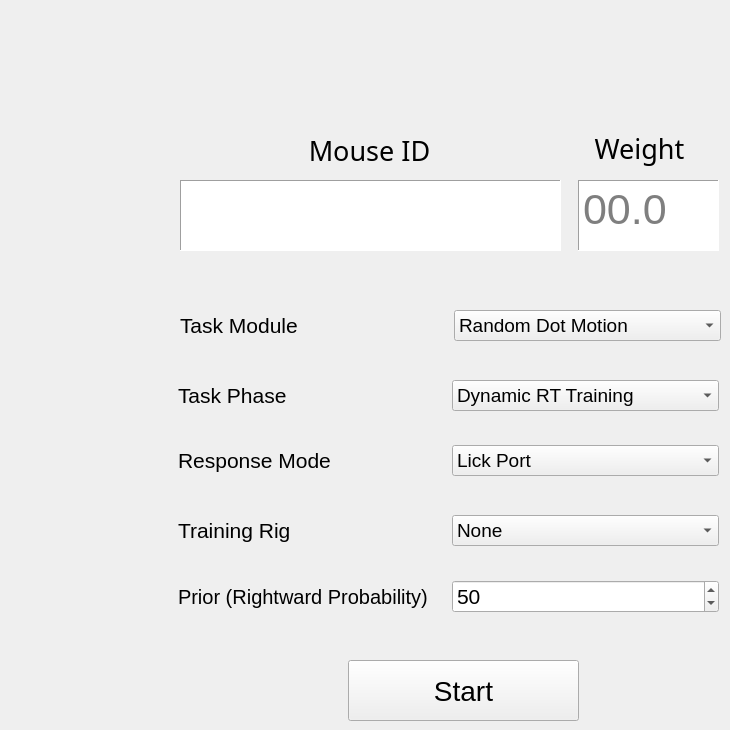
    <widget class="QWidget" name="control_panel">
     <attribute name="title">
      <string>Control Panel</string>
     </attribute>
     <widget class="QPushButton" name="start_experiment">
      <property name="enabled">
       <bool>true</bool>
      </property>
      <property name="geometry">
       <rect>
        <x>348</x>
        <y>660</y>
        <width>231</width>
        <height>61</height>
       </rect>
      </property>
      <property name="font">
       <font>
        <pointsize>21</pointsize>
       </font>
      </property>
      <property name="text">
       <string>Start</string>
      </property>
     </widget>
     <widget class="QLabel" name="label_5">
      <property name="geometry">
       <rect>
        <x>578</x>
        <y>125</y>
        <width>123</width>
        <height>47</height>
       </rect>
      </property>
      <property name="font">
       <font>
        <family>Segoe Print</family>
        <pointsize>20</pointsize>
       </font>
      </property>
      <property name="text">
       <string>Weight</string>
      </property>
      <property name="alignment">
       <set>Qt::AlignCenter</set>
      </property>
     </widget>
     <widget class="QWidget" name="layoutWidget_2">
      <property name="geometry">
       <rect>
        <x>178</x>
        <y>515</y>
        <width>541</width>
        <height>31</height>
       </rect>
      </property>
      <layout class="QHBoxLayout" name="horizontalLayout_5">
       <item>
        <widget class="QLabel" name="label_7">
         <property name="font">
          <font>
           <pointsize>16</pointsize>
          </font>
         </property>
         <property name="text">
          <string>Training Rig</string>
         </property>
        </widget>
       </item>
       <item>
        <widget class="QComboBox" name="training_rig">
         <property name="font">
          <font>
           <pointsize>14</pointsize>
          </font>
         </property>
         <property name="currentIndex">
          <number>0</number>
         </property>
         <property name="maxVisibleItems">
          <number>15</number>
         </property>
         <item>
          <property name="text">
           <string>None</string>
          </property>
         </item>
         <item>
          <property name="text">
           <string>Rig 1</string>
          </property>
         </item>
         <item>
          <property name="text">
           <string>Rig 2</string>
          </property>
         </item>
         <item>
          <property name="text">
           <string>Rig 3</string>
          </property>
         </item>
         <item>
          <property name="text">
           <string>RIg 4</string>
          </property>
         </item>
        </widget>
       </item>
      </layout>
     </widget>
     <widget class="QWidget" name="layoutWidget_3">
      <property name="geometry">
       <rect>
        <x>178</x>
        <y>445</y>
        <width>541</width>
        <height>31</height>
       </rect>
      </property>
      <layout class="QHBoxLayout" name="horizontalLayout_3">
       <item>
        <widget class="QLabel" name="label_4">
         <property name="font">
          <font>
           <pointsize>16</pointsize>
          </font>
         </property>
         <property name="text">
          <string>Response Mode</string>
         </property>
        </widget>
       </item>
       <item>
        <widget class="QComboBox" name="responseModality">
         <property name="font">
          <font>
           <pointsize>14</pointsize>
          </font>
         </property>
         <property name="currentIndex">
          <number>0</number>
         </property>
         <property name="maxVisibleItems">
          <number>15</number>
         </property>
         <item>
          <property name="text">
           <string>Lick Port</string>
          </property>
         </item>
         <item>
          <property name="text">
           <string>Wheel</string>
          </property>
         </item>
        </widget>
       </item>
      </layout>
     </widget>
     <widget class="QWidget" name="layoutWidget_4">
      <property name="geometry">
       <rect>
        <x>178</x>
        <y>580</y>
        <width>541</width>
        <height>33</height>
       </rect>
      </property>
      <layout class="QHBoxLayout" name="horizontalLayout_6">
       <item>
        <widget class="QLabel" name="label_6">
         <property name="font">
          <font>
           <pointsize>15</pointsize>
          </font>
         </property>
         <property name="text">
          <string>Prior (Rightward Probability)</string>
         </property>
        </widget>
       </item>
       <item>
        <widget class="QSpinBox" name="rightPrior">
         <property name="font">
          <font>
           <pointsize>16</pointsize>
          </font>
         </property>
         <property name="maximum">
          <number>100</number>
         </property>
         <property name="singleStep">
          <number>1</number>
         </property>
         <property name="value">
          <number>50</number>
         </property>
        </widget>
       </item>
      </layout>
     </widget>
     <widget class="QWidget" name="layoutWidget_5">
      <property name="geometry">
       <rect>
        <x>178</x>
        <y>380</y>
        <width>541</width>
        <height>31</height>
       </rect>
      </property>
      <layout class="QHBoxLayout" name="horizontalLayout_2">
       <item>
        <widget class="QLabel" name="label_2">
         <property name="font">
          <font>
           <pointsize>16</pointsize>
          </font>
         </property>
         <property name="text">
          <string>Task Phase</string>
         </property>
        </widget>
       </item>
       <item>
        <widget class="QComboBox" name="trainingPhase">
         <property name="font">
          <font>
           <pointsize>14</pointsize>
          </font>
         </property>
         <property name="currentIndex">
          <number>0</number>
         </property>
         <property name="maxVisibleItems">
          <number>15</number>
         </property>
         <item>
          <property name="text">
           <string>Dynamic RT Training</string>
          </property>
         </item>
         <item>
          <property name="text">
           <string>Burst Experiment</string>
          </property>
         </item>
         <item>
          <property name="text">
           <string>Prior Experiment</string>
          </property>
         </item>
         <item>
          <property name="text">
           <string>+ Add Program</string>
          </property>
         </item>
        </widget>
       </item>
      </layout>
     </widget>
     <widget class="QTextEdit" name="subject_weight">
      <property name="geometry">
       <rect>
        <x>578</x>
        <y>180</y>
        <width>141</width>
        <height>71</height>
       </rect>
      </property>
      <property name="minimumSize">
       <size>
        <width>0</width>
        <height>0</height>
       </size>
      </property>
      <property name="font">
       <font>
        <pointsize>32</pointsize>
       </font>
      </property>
      <property name="inputMethodHints">
       <set>Qt::ImhUppercaseOnly</set>
      </property>
      <property name="frameShape">
       <enum>QFrame::Panel</enum>
      </property>
      <property name="tabChangesFocus">
       <bool>true</bool>
      </property>
      <property name="markdown">
       <string/>
      </property>
      <property name="html">
       <string>&lt;!DOCTYPE HTML PUBLIC &quot;-//W3C//DTD HTML 4.0//EN&quot; &quot;http://www.w3.org/TR/REC-html40/strict.dtd&quot;&gt;
&lt;html&gt;&lt;head&gt;&lt;meta name=&quot;qrichtext&quot; content=&quot;1&quot; /&gt;&lt;style type=&quot;text/css&quot;&gt;
p, li { white-space: pre-wrap; }
&lt;/style&gt;&lt;/head&gt;&lt;body style=&quot; font-family:'MS Shell Dlg 2'; font-size:32pt; font-weight:400; font-style:normal;&quot;&gt;
&lt;p style=&quot;-qt-paragraph-type:empty; margin-top:0px; margin-bottom:0px; margin-left:0px; margin-right:0px; -qt-block-indent:0; text-indent:0px;&quot;&gt;&lt;br /&gt;&lt;/p&gt;&lt;/body&gt;&lt;/html&gt;</string>
      </property>
      <property name="placeholderText">
       <string>00.0</string>
      </property>
     </widget>
     <widget class="QLabel" name="label">
      <property name="geometry">
       <rect>
        <x>308</x>
        <y>127</y>
        <width>123</width>
        <height>47</height>
       </rect>
      </property>
      <property name="font">
       <font>
        <family>Segoe Print</family>
        <pointsize>20</pointsize>
       </font>
      </property>
      <property name="text">
       <string>Mouse ID</string>
      </property>
      <property name="alignment">
       <set>Qt::AlignCenter</set>
      </property>
     </widget>
     <widget class="QTextEdit" name="subject">
      <property name="geometry">
       <rect>
        <x>180</x>
        <y>180</y>
        <width>381</width>
        <height>71</height>
       </rect>
      </property>
      <property name="font">
       <font>
        <pointsize>36</pointsize>
       </font>
      </property>
      <property name="inputMethodHints">
       <set>Qt::ImhUppercaseOnly</set>
      </property>
      <property name="frameShape">
       <enum>QFrame::Panel</enum>
      </property>
      <property name="tabChangesFocus">
       <bool>true</bool>
      </property>
      <property name="markdown">
       <string/>
      </property>
      <property name="html">
       <string>&lt;!DOCTYPE HTML PUBLIC &quot;-//W3C//DTD HTML 4.0//EN&quot; &quot;http://www.w3.org/TR/REC-html40/strict.dtd&quot;&gt;
&lt;html&gt;&lt;head&gt;&lt;meta name=&quot;qrichtext&quot; content=&quot;1&quot; /&gt;&lt;style type=&quot;text/css&quot;&gt;
p, li { white-space: pre-wrap; }
&lt;/style&gt;&lt;/head&gt;&lt;body style=&quot; font-family:'MS Shell Dlg 2'; font-size:36pt; font-weight:400; font-style:normal;&quot;&gt;
&lt;p align=&quot;center&quot; style=&quot;-qt-paragraph-type:empty; margin-top:24px; margin-bottom:24px; margin-left:0px; margin-right:0px; -qt-block-indent:0; text-indent:0px;&quot;&gt;&lt;br /&gt;&lt;/p&gt;&lt;/body&gt;&lt;/html&gt;</string>
      </property>
     </widget>
     <widget class="QWidget" name="layoutWidget_6">
      <property name="geometry">
       <rect>
        <x>180</x>
        <y>310</y>
        <width>541</width>
        <height>31</height>
       </rect>
      </property>
      <layout class="QHBoxLayout" name="horizontalLayout_4">
       <item>
        <widget class="QLabel" name="label_3">
         <property name="font">
          <font>
           <pointsize>16</pointsize>
          </font>
         </property>
         <property name="text">
          <string>Task Module</string>
         </property>
        </widget>
       </item>
       <item>
        <widget class="QComboBox" name="trainingPhase_3">
         <property name="font">
          <font>
           <pointsize>14</pointsize>
          </font>
         </property>
         <property name="currentIndex">
          <number>0</number>
         </property>
         <property name="maxVisibleItems">
          <number>15</number>
         </property>
         <item>
          <property name="text">
           <string>Random Dot Motion</string>
          </property>
         </item>
        </widget>
       </item>
      </layout>
     </widget>
    </widget>
